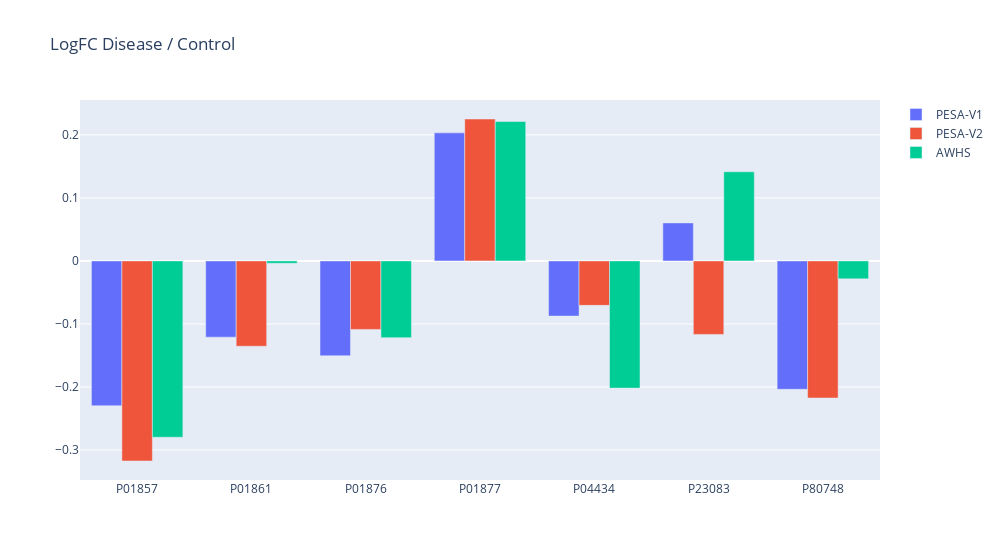

The cell this chart's notebook holds for it:
### Code cell
fig = go.Figure()

fig.add_trace(go.Bar(
    x=q,
    y=limma.pv1.logFC[q],
    name='PESA-V1'
))

fig.add_trace(go.Bar(
    x=q,
    y=limma.pv2.logFC[q],
    name='PESA-V2'
))

fig.add_trace(go.Bar(
    x=q,
    y=limma.awh.logFC[q],
    name='AWHS'
))

fig.update_layout(width=1000, title='LogFC Disease / Control')
fig.show()

### Figure 1 — Plotly figure (JSON) as saved in the notebook; plotly's stock layout.template omitted (floating-point values rounded to 4 significant figures)
{"data": [{"name": "PESA-V1", "type": "bar", "x": ["P01857", "P01861", "P01876", "P01877", "P04434", "P23083", "P80748"], "y": [-0.2299, -0.121, -0.1505, 0.2032, -0.08753, 0.06032, -0.2038]}, {"name": "PESA-V2", "type": "bar", "x": ["P01857", "P01861", "P01876", "P01877", "P04434", "P23083", "P80748"], "y": [-0.3175, -0.1354, -0.1087, 0.2252, -0.07053, -0.1166, -0.2175]}, {"name": "AWHS", "type": "bar", "x": ["P01857", "P01861", "P01876", "P01877", "P04434", "P23083", "P80748"], "y": [-0.2798, -0.003743, -0.1218, 0.2212, -0.2019, 0.1415, -0.0284]}], "layout": {"title": {"text": "LogFC Disease / Control"}, "width": 1000}}
